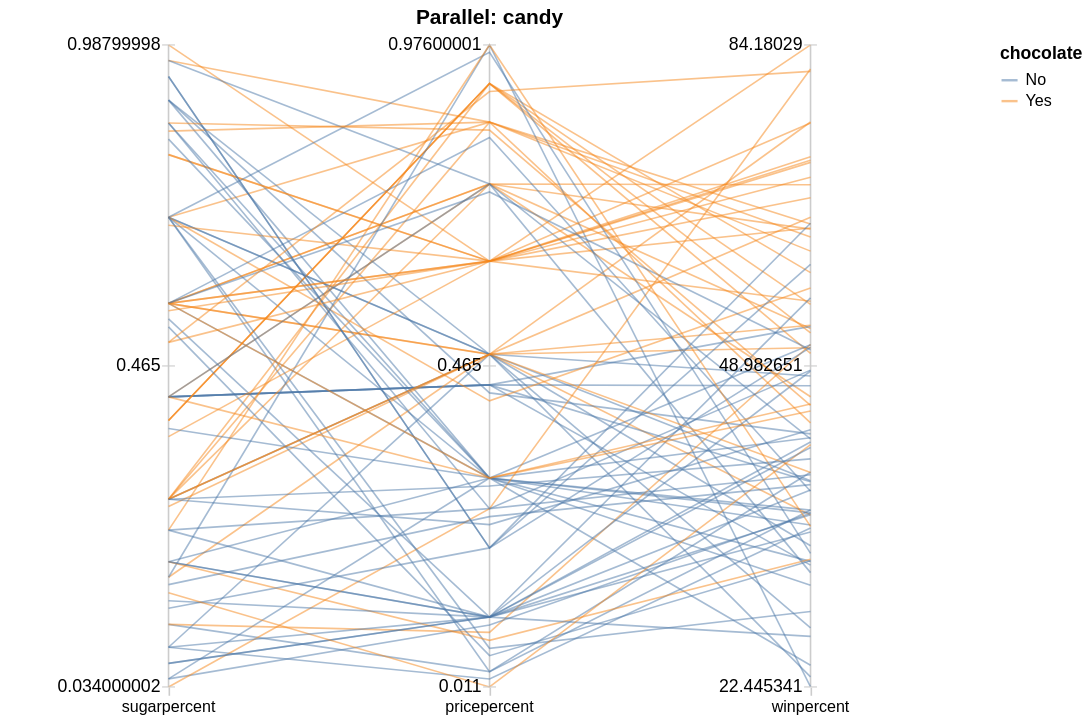

The Vega-Lite source for this figure:
### Vega-Lite specification from a JSON file in a GitHub repository (floating-point values rounded to 4 significant figures; data arrays with more than 128 entries replaced by an {"elided": "..."} marker saying what was removed)
{"$schema": "https://vega.github.io/schema/vega-lite/v5.json", "title": "Parallel: candy", "width": 600, "height": 400, "data": {"values": {"elided": "249 records"}}, "encoding": {"x": {"field": "dimension", "type": "nominal", "sort": ["sugarpercent", "pricepercent", "winpercent"], "axis": {"title": null, "labelAngle": 0}, "scale": {}}, "tooltip": [{"field": "dimension", "type": "nominal"}]}, "layer": [{"data": {"values": [{"dimension": "sugarpercent"}, {"dimension": "pricepercent"}, {"dimension": "winpercent"}]}, "mark": {"type": "rule", "color": "#ccc"}, "encoding": {}}, {"mark": {"type": "line", "opacity": 0.5, "strokeWidth": 1}, "encoding": {"y": {"field": "normalized_value", "type": "quantitative", "axis": null, "scale": {}}, "detail": {"field": "_index", "type": "nominal"}, "color": {"field": "chocolate", "type": "nominal"}, "tooltip": [{"field": "dimension", "type": "nominal"}, {"field": "normalized_value", "type": "quantitative"}, {"field": "chocolate", "type": "nominal"}]}}, {"data": {"values": [{"dimension": "sugarpercent", "tick_level": "min", "tick_value": 0.0, "tick_label": 0.034}, {"dimension": "sugarpercent", "tick_level": "mid", "tick_value": 0.5, "tick_label": 0.465}, {"dimension": "sugarpercent", "tick_level": "max", "tick_value": 1.0, "tick_label": 0.988}, {"dimension": "pricepercent", "tick_level": "min", "tick_value": 0.0, "tick_label": 0.011}, {"dimension": "pricepercent", "tick_level": "mid", "tick_value": 0.5, "tick_label": 0.465}, {"dimension": "pricepercent", "tick_level": "max", "tick_value": 1.0, "tick_label": 0.976}, {"dimension": "winpercent", "tick_level": "min", "tick_value": 0.0, "tick_label": 22.45}, {"dimension": "winpercent", "tick_level": "mid", "tick_value": 0.5, "tick_label": 48.98}, {"dimension": "winpercent", "tick_level": "max", "tick_value": 1.0, "tick_label": 84.18}]}, "transform": [{"filter": "datum.tick_level === 'max'"}], "encoding": {"y": {"field": "tick_value", "type": "quantitative", "axis": null, "scale": {}}, "tooltip": [{"field": "tick_value", "type": "quantitative"}]}, "layer": [{"mark": {"type": "text", "style": "label"}, "encoding": {"text": {"field": "tick_label", "type": "quantitative"}}}, {"mark": {"type": "tick", "style": "tick", "size": 8, "color": "#ccc"}}]}, {"data": {"values": [{"dimension": "sugarpercent", "tick_level": "min", "tick_value": 0.0, "tick_label": 0.034}, {"dimension": "sugarpercent", "tick_level": "mid", "tick_value": 0.5, "tick_label": 0.465}, {"dimension": "sugarpercent", "tick_level": "max", "tick_value": 1.0, "tick_label": 0.988}, {"dimension": "pricepercent", "tick_level": "min", "tick_value": 0.0, "tick_label": 0.011}, {"dimension": "pricepercent", "tick_level": "mid", "tick_value": 0.5, "tick_label": 0.465}, {"dimension": "pricepercent", "tick_level": "max", "tick_value": 1.0, "tick_label": 0.976}, {"dimension": "winpercent", "tick_level": "min", "tick_value": 0.0, "tick_label": 22.45}, {"dimension": "winpercent", "tick_level": "mid", "tick_value": 0.5, "tick_label": 48.98}, {"dimension": "winpercent", "tick_level": "max", "tick_value": 1.0, "tick_label": 84.18}]}, "transform": [{"filter": "datum.tick_level === 'mid'"}], "encoding": {"y": {"field": "tick_value", "type": "quantitative", "axis": null, "scale": {}}, "tooltip": [{"field": "tick_value", "type": "quantitative"}]}, "layer": [{"mark": {"type": "text", "style": "label"}, "encoding": {"text": {"field": "tick_label", "type": "quantitative"}}}, {"mark": {"type": "tick", "style": "tick", "size": 8, "color": "#ccc"}}]}, {"data": {"values": [{"dimension": "sugarpercent", "tick_level": "min", "tick_value": 0.0, "tick_label": 0.034}, {"dimension": "sugarpercent", "tick_level": "mid", "tick_value": 0.5, "tick_label": 0.465}, {"dimension": "sugarpercent", "tick_level": "max", "tick_value": 1.0, "tick_label": 0.988}, {"dimension": "pricepercent", "tick_level": "min", "tick_value": 0.0, "tick_label": 0.011}, {"dimension": "pricepercent", "tick_level": "mid", "tick_value": 0.5, "tick_label": 0.465}, {"dimension": "pricepercent", "tick_level": "max", "tick_value": 1.0, "tick_label": 0.976}, {"dimension": "winpercent", "tick_level": "min", "tick_value": 0.0, "tick_label": 22.45}, {"dimension": "winpercent", "tick_level": "mid", "tick_value": 0.5, "tick_label": 48.98}, {"dimension": "winpercent", "tick_level": "max", "tick_value": 1.0, "tick_label": 84.18}]}, "transform": [{"filter": "datum.tick_level === 'min'"}], "encoding": {"y": {"field": "tick_value", "type": "quantitative", "axis": null, "scale": {}}, "tooltip": [{"field": "tick_value", "type": "quantitative"}]}, "layer": [{"mark": {"type": "text", "style": "label"}, "encoding": {"text": {"field": "tick_label", "type": "quantitative"}}}, {"mark": {"type": "tick", "style": "tick", "size": 8, "color": "#ccc"}}]}], "config": {"axisX": {"domain": false, "labelAngle": 0, "tickColor": "#ccc", "title": null}, "view": {"stroke": null}, "style": {"label": {"baseline": "middle", "align": "right", "dx": -5}, "tick": {"orient": "horizontal"}}}, "transform": [], "params": []}
